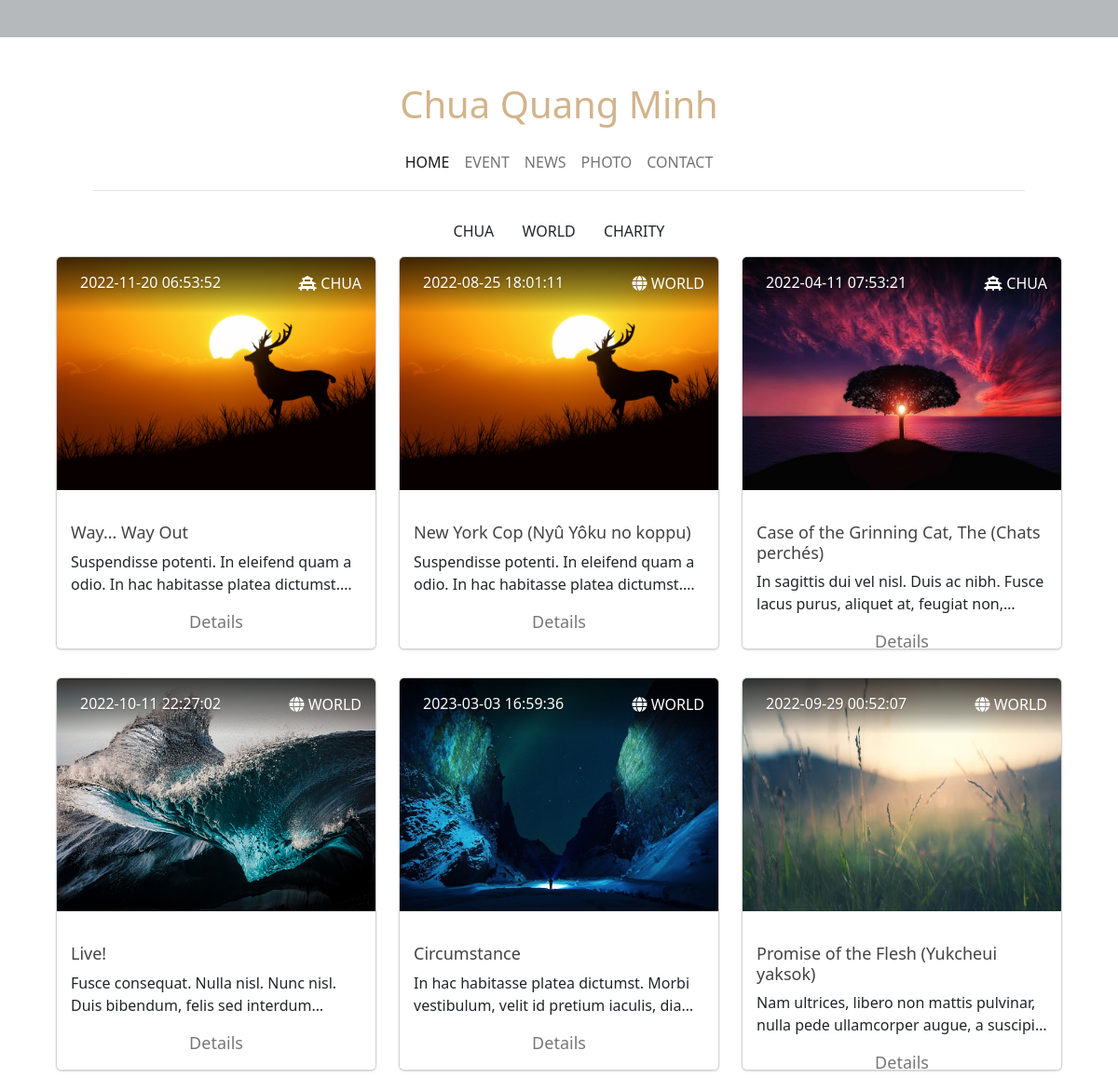
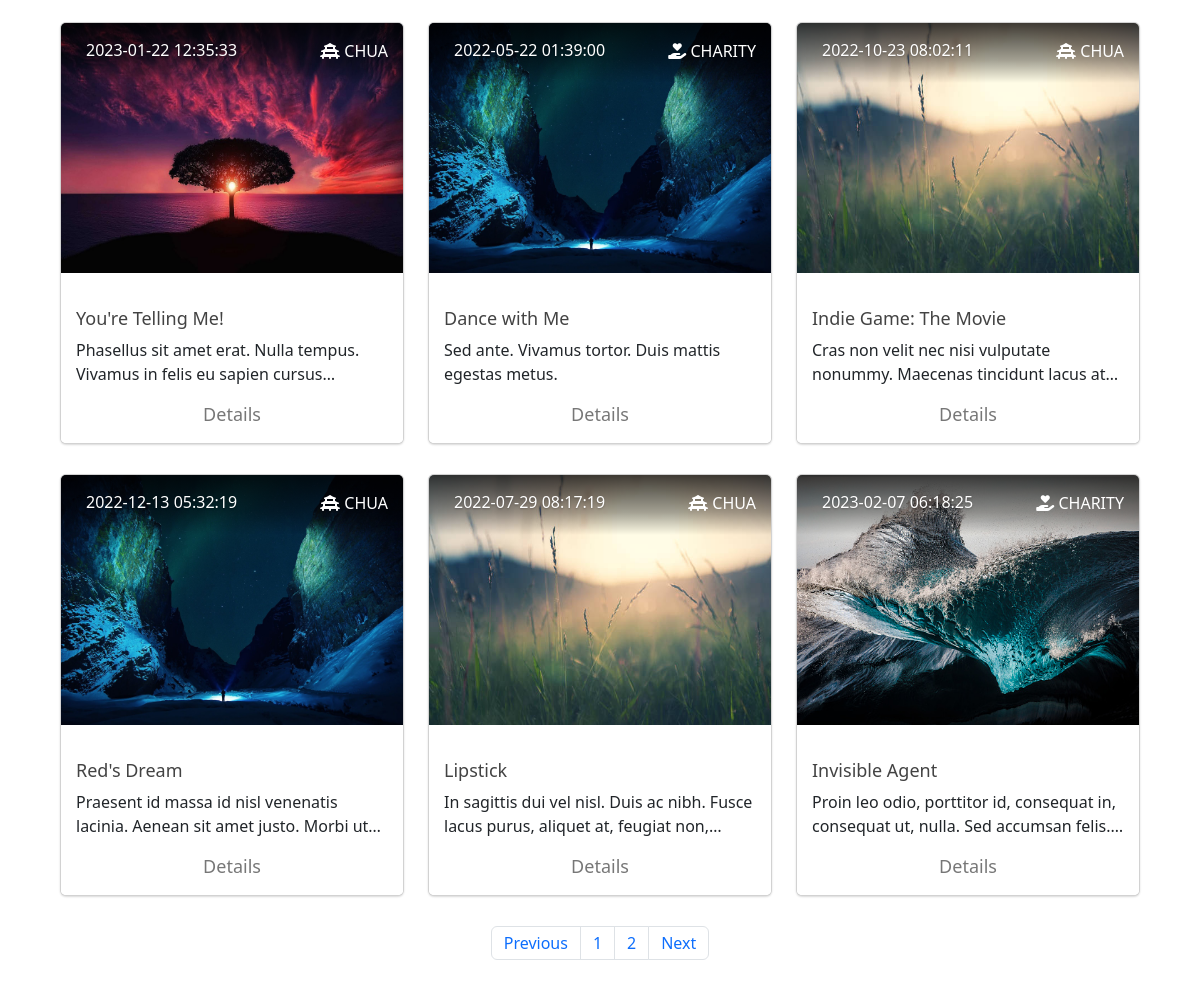
The app's page /news, older data (2 pictures, top to bottom).
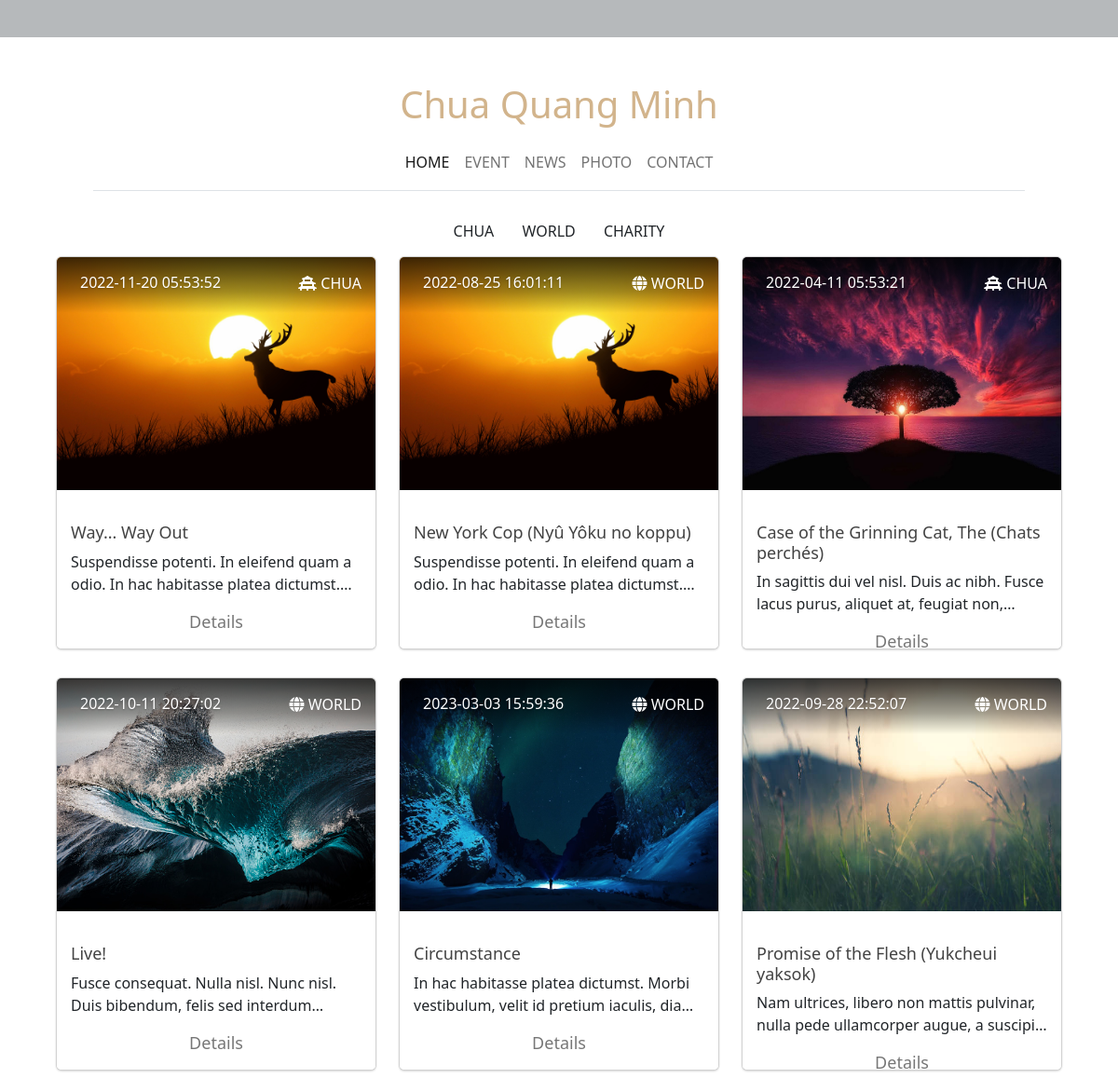
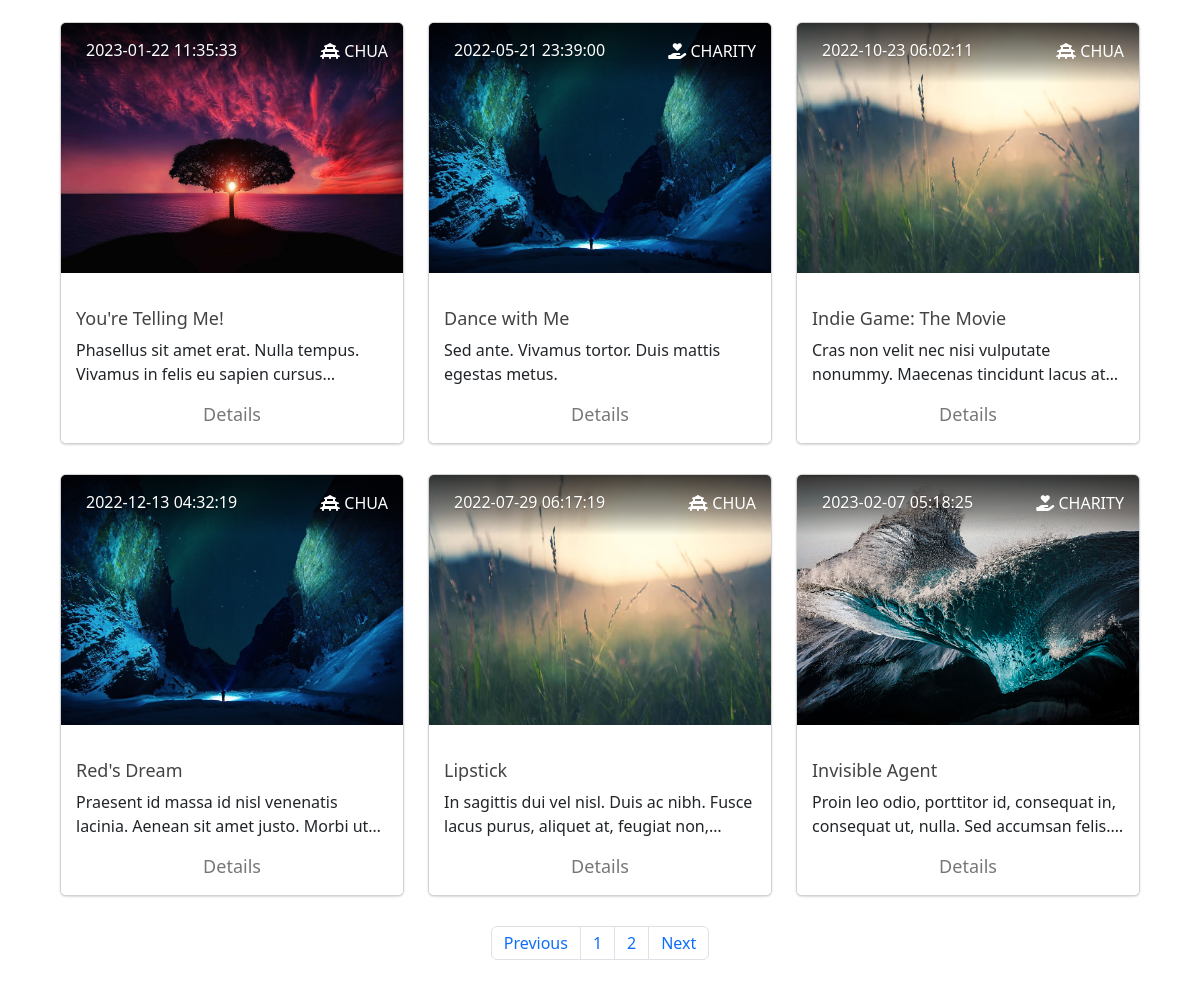
The same page, newer data (2 pictures, top to bottom).
### tables this page shows
CREATE TABLE NewsType
(
    newsTypeID INT AUTO_INCREMENT NOT NULL PRIMARY KEY,
    typeName   VARCHAR(255),
    icon       VARCHAR(255)
);

CREATE TABLE News
(
    newsID      INT AUTO_INCREMENT NOT NULL PRIMARY KEY,
    title       VARCHAR(255),
    author      VARCHAR(255),
    description VARCHAR(255),
    paragraph   TEXT,
    timeUpdated TIMESTAMP,
    saveDraft   BOOLEAN,
    banner      VARCHAR(500),
    newsTypeID  INT                NOT NULL,
    FOREIGN KEY (newsTypeID) REFERENCES NewsType (newsTypeID)
);

### model/NewsModel.php (called while the page is built, shortened)
<?php
if (isset($_GET["limit"])) {
    $limit = $_GET["limit"];
} else {
    $limit = 12;
}
if (isset($_GET["skip"])) {
    $skip = $_GET["skip"];
} else {
    $skip = 0;
}
$firstPageBlogsQuery = "SELECT * FROM NewsOrderbyType LIMIT $limit";
$pageCountQuery = "SELECT * FROM NewsOrderbyType";
$NewsModel = new NewsModel();

### controller/NewsController.php (called while the page is built, shortened)
<?php
$blogResultStmt =  $conn->query($firstPageBlogsQuery);
$blogResult = $blogResultStmt->fetchAll(PDO::FETCH_ASSOC);
$pageCountStmt = $conn->query($pageCountQuery);
$pageCountResult = $pageCountStmt->fetchAll(PDO::FETCH_ASSOC);
$pageCount = count($pageCountResult);
$newsTypeResultStmt =  $conn->query($NewsModel->newsType);
$newsTypeResult = $newsTypeResultStmt->fetchAll(PDO::FETCH_ASSOC);

### view/news.php (the view, shortened to what this page needs)
<?php
require("rootPath.php");
require $rootPath . "model/NewsModel.php";
require $rootPath . "controller/NewsController.php";
?>
<div class="container">
    <div class="mb-2" align="center" >
        <?php
        foreach ($newsTypeResult as $row) {
            ?>
            <div class="btn  filter-button" data-filter="<?php echo $row['typeName']; ?>">
                <a class="nav-link categories-text"
                   href="/news?action=news&newsTypeID=<?php echo $row['newsTypeID'] ?>">
                    <?php echo $row['typeName']; ?>
                </a>
            </div>
            <?php
        } ?>
    </div>
    <div class="row clearfix">
        <form action="" method="post">
        <div class="row">
            <?php
            foreach ($blogResult as $row) { ?>
                <div class="col-xs-12 col-sm-4 col-md-4 col-lg-4">
                    <div class="card card-small">
                        <div class="thumbnail">
                            <img class="d-block img-fluid banner" src="assets/banner/<?php echo $row['banner'] ?>">
                            <div class="details">
                                <div class="user">
                                    <div class="name"><?php echo $row['timeUpdated'] ?></div>
                                </div>
                                <div class="numbers"><i
                                            class="<?php echo $row['icon'] ?>"></i> <?php echo $row['typeName'] ?>
                                </div>
                                <div class="clearfix"></div>
                            </div>
                        </div>
                        <div class="card-info">
                            <div class="moving">
                                <a href="#/product/awesome-landing-page">
                                    <h3>
                                        <a href="/article?newsID=<?php echo $row['newsID']; ?>"><?php echo $row['title'] ?></a>
                                    </h3>
                                    <div class="text"><?php echo $row['description']; ?></div>
                                </a>
                                <div class="actions">
                                    <a href="/article?newsID=<?php echo $row['newsID']; ?>">Details</a>
                                </div>
                            </div>
                        </div>
                    </div>
                </div>
                <?php
            } ?>
                </form>
            <nav class="d-flex justify-content-center">
                <?php
                $newsTypeID = null;
                ?>
                <ul class="pagination">
                    <li class="page-item"><a class="page-link exatic-background-color"
                                             href="/news?action=news&newsTypeID=<?php echo($newsTypeID); ?>&limit=<?php echo($limit) ?>&skip=
            <?php
                                             if (($skip - $limit) >= 0) {
                                                 echo($skip - $limit);
                                             } else {
                                                 echo($skip);
                                             }
                                             ?>">Previous</a></li>
                    <?php
                    $pages = ceil($pageCount / $limit);
                    for ($i = 0; $i < $pages; $i++) {
                        ?>
                        <li class="page-item">
                            <a class="page-link exatic-background-color"
                               href="/news?action=news&newsTypeID=<?php echo($newsTypeID) ?>&limit=<?php echo($limit) ?>&skip=<?php echo($limit * $i) ?>"><?php echo($i + 1); ?>
                            </a>
                        </li>
                        <?php
                    }
                    ?>
                    <li class="page-item"><a class="page-link exatic-background-color"
                                             href="/news?action=news&newsTypeID=<?php echo($newsTypeID) ?>&limit=<?php echo($limit) ?>&skip=<?php
                                             if (($skip + $limit) <= ($pageCount)) {
                                                 echo($skip + $limit);
                                             } else {
                                                 echo($skip);
                                             }
                                             ?>">Next</a></li>
                </ul>
            </nav>
        </div>
    </div>
</div>

### view/_partials/links.php (shortened to what this page needs)
<head>
    <link href="https://stackpath.bootstrapcdn.com/bootstrap/4.3.1/css/bootstrap.min.css" rel="stylesheet">
    <link href="https://cdn.jsdelivr.net/npm/bootstrap@5.2.2/dist/css/bootstrap.min.css" rel="stylesheet"
>
    <link rel="stylesheet" href="styles/index.css">
</head>

### view/_partials/header.php (shortened to what this page needs)
<div class="wrap">
    <header role="banner">
        <div class="headline" style="height: 40px; background-color: #b6b9bb">
        </div>
        <div class="nav-border border-bottom .navbar-expand" style="margin: 0px 100px 0px 100px;">
            <div class="col-sm">
                <div class="container logo-wrap">
                    <div class="row pt-5">
                        <div class="col-12 text-center">
                            <h1 class="site-logo">Chua Quang Minh</h1>
                        </div>
                    </div>
                </div>
                <nav class="navbar  navbar-expand-md bg-transparent">
                    <div class="container">
                        <div class="collapse navbar-collapse" id="navbarMenu">
                            <ul class="navbar-nav mx-auto">
                                <li class="nav-item">
                                    <a class="nav-link active" href="/home">HOME</a>
                                </li>
                                <li class="nav-item">
                                    <a class="nav-link" href="/event">EVENT</a>
                                </li>
                                <li class="nav-item">
                                    <a class="nav-link" href="/news">NEWS</a>
                                </li>
                                <li class="nav-item">
                                    <a class="nav-link" href="/photo">PHOTO</a>
                                </li>
                                <li class="nav-item">
                                    <a class="nav-link" href="/contact">CONTACT</a>
                                </li>
                            </ul>
                        </div>
                    </div>
                </nav>
            </div>
        </div>
    </header>
</div>

### index.php (shortened to what this page needs)
<?php
include("view/_partials/links.php");
include("view/_partials/header.php");
?>
<div class="main mx-5">
    <br>
    <?php
    require("router.php");
    ?>

### router.php (shortened to what this page needs)
<?php
$urlpath = parse_url($_SERVER['REQUEST_URI'], PHP_URL_PATH);
$regex = '/.+?(?=.php|\?)/';
preg_match($regex, $urlpath, $parsedRequest);
if (isset($parsedRequest[0])) {
    $toCheck = $parsedRequest[0];
} else {
    $toCheck = $urlpath;
}
$view = match ($toCheck) {
    '' => '/view/home.php',
    '/' => '/view/home.php',
    '/home' => '/view/home.php',
    '/event' => '/view/event.php',
    '/news' => '/view/news.php',
    '/photo' => '/view/photo.php',
    '/contact' => '/view/contact.php',
    '/article' => '/view/article.php',
    '/login' => '/view/login.php',
    '/logout' => '/View/_partials/logout.php',
    default => null
};
if ($view !== null) {
    require __DIR__ . $view;
} else {
    require __DIR__ . '/view/404.php';
}

### styles/index.css (style rules this page uses)
h1 { color: tan; text-align: center; }
@media (min-width: 768px) { .navbar-nav > li > a { padding-top: 10px; padding-bottom: 10px; } }
.card { overflow: hidden; border-radius: 6px; position: relative; background-color: #FFFFFF; box-shadow: 0 1px 2px rgba(0, 0, 0, 0.15); margin-bottom: 30px; }
.card-small .thumbnail { min-height: 200px; }
.text { overflow: hidden; text-overflow: ellipsis; display: -webkit-box; -webkit-line-clamp: 2; line-clamp: 2; -webkit-box-orient: vertical; }
.card .thumbnail { border: 0 none; padding: 0; margin: 0; min-height: 270px; position: relative; }
.card .thumbnail img { width: 100%; }
.card .details { background: -moz-linear-gradient(top, rgba(0, 0, 0, 0.75) 0%, rgba(0, 0, 0, 0.36) 62%, rgba(0, 0, 0, 0) 100%); background: -webkit-gradient(linear, left top, left bottom, color-stop(0%, rgba(0, 0, 0, 0.75)), color-stop(62%, rgba(0, 0, 0, 0.36)), color-stop(100%, rgba(0, 0, 0, 0))); background: -webkit-linear-gradient(top, rgba(0, 0, 0, 0.75) 0%, rgba(0, 0, 0, 0.36) 62%, rgba(0, 0, 0, 0) 100%); background: -o-linear-gradient(top, rgba(0, 0, 0, 0.75) 0%, rgba(0, 0, 0, 0.36) 62%, rgba(0, 0, 0, 0) 100%); background: -ms-linear-gradient(top, rgba(0, 0, 0, 0.75) 0%, rgba(0, 0, 0, 0.36) 62%, rgba(0, 0, 0, 0) 100%); background: linear-gradient(to bottom, rgba(0, 0, 0, 0.75) 0%, rgba(0, 0, 0, 0.36) 62%, rgba(0, 0, 0, 0) 100%); filter: progid:DXImageTransform.Microsoft.gradient(startColorstr="#5e000000", endColorstr="#00000000",GradientType=0 ); top: 0; display: block; height: 60px; padding: 10px 15px 0; position: absolute; width: 100%; }
.card .user { font-weight: 400; color: #FFFFFF; text-shadow: 0 1px 2px rgba(0, 0, 0, 0.23); line-height: 20px; display: block; }
.banner { height: 250px; }
.card .user .name { line-height: 35px; margin-left: 10px; font-size: 16px; float: left; }
.card .numbers { color: #FFFFFF; float: right; margin-top: 6px; }
.card-info { background-color: #FFFFFF; position: relative; height: 150px; }
.card-info { -moz-osx-font-smoothing: grayscale; -webkit-font-smoothing: antialiased; }
.card-info .moving { padding: 15px; background-color: #FFFFFF; position: relative; -webkit-animation-duration: 1s; -moz-animation-duration: 1s; -o-animation-duration: 1s; animation-duration: 1s; -webkit-animation-fill-mode: both; -moz-animation-fill-mode: both; -o-animation-fill-mode: both; animation-fill-mode: both; -webkit-animation-name: returnBounce; -moz-animation-name: returnBounce; -ms-animation-name: returnBounce; -o-animation-name: returnBounce; animation-name: returnBounce; }
.card-info a { color: #434343; }
.card-small .card-info h3 { font-size: 18px; }
.card-info h3 { margin-top: 0; font-size: 22px; }
.card-info h3 { -moz-osx-font-smoothing: grayscale; -webkit-font-smoothing: antialiased; }
.card-small .actions { height: 55px; font-size: 14px; }
.card .actions { background-color: #FFFFFF; bottom: -80px; color: rgba(33, 33, 33, 0.79); display: block; height: 80px; left: 0; opacity: 1; position: absolute; text-align: center; width: 100%; font-size: 18px; }
.card-info .actions a { color: #777777; }
.card .actions a { font-weight: 400; }
a, a:hover, a:focus, .btn:focus, .btn:hover, .btn:active, .btn:active:focus, .btn:active.focus, .btn.active:focus, .btn.active.focus { text-decoration: none; outline: 0; outline-color: transparent; outline-style: none; }
.pagination { display: flex; justify-content: center; }

Row changes from the older to the newer data that the page shows:
changed news "Way... Way Out": timeUpdated "2022-11-20 06:53:52" → "2022-11-20 05:53:52"
changed news "New York Cop (Nyû Yôku no koppu)": timeUpdated "2022-08-25 18:01:11" → "2022-08-25 16:01:11"
changed news "Case of the Grinning Cat, The (Chats perchés)": timeUpdated "2022-04-11 07:53:21" → "2022-04-11 05:53:21"
changed news "Live!": timeUpdated "2022-10-11 22:27:02" → "2022-10-11 20:27:02"
changed news "Circumstance": timeUpdated "2023-03-03 16:59:36" → "2023-03-03 15:59:36"
changed news "Promise of the Flesh (Yukcheui yaksok)": timeUpdated "2022-09-29 00:52:07" → "2022-09-28 22:52:07"
changed news "You're Telling Me!": timeUpdated "2023-01-22 12:35:33" → "2023-01-22 11:35:33"
changed news "Dance with Me": timeUpdated "2022-05-22 01:39:00" → "2022-05-21 23:39:00"
changed news "Indie Game: The Movie": timeUpdated "2022-10-23 08:02:11" → "2022-10-23 06:02:11"
changed news "Red's Dream": timeUpdated "2022-12-13 05:32:19" → "2022-12-13 04:32:19"
changed news "Lipstick": timeUpdated "2022-07-29 08:17:19" → "2022-07-29 06:17:19"
changed news "Invisible Agent": timeUpdated "2023-02-07 06:18:25" → "2023-02-07 05:18:25"
